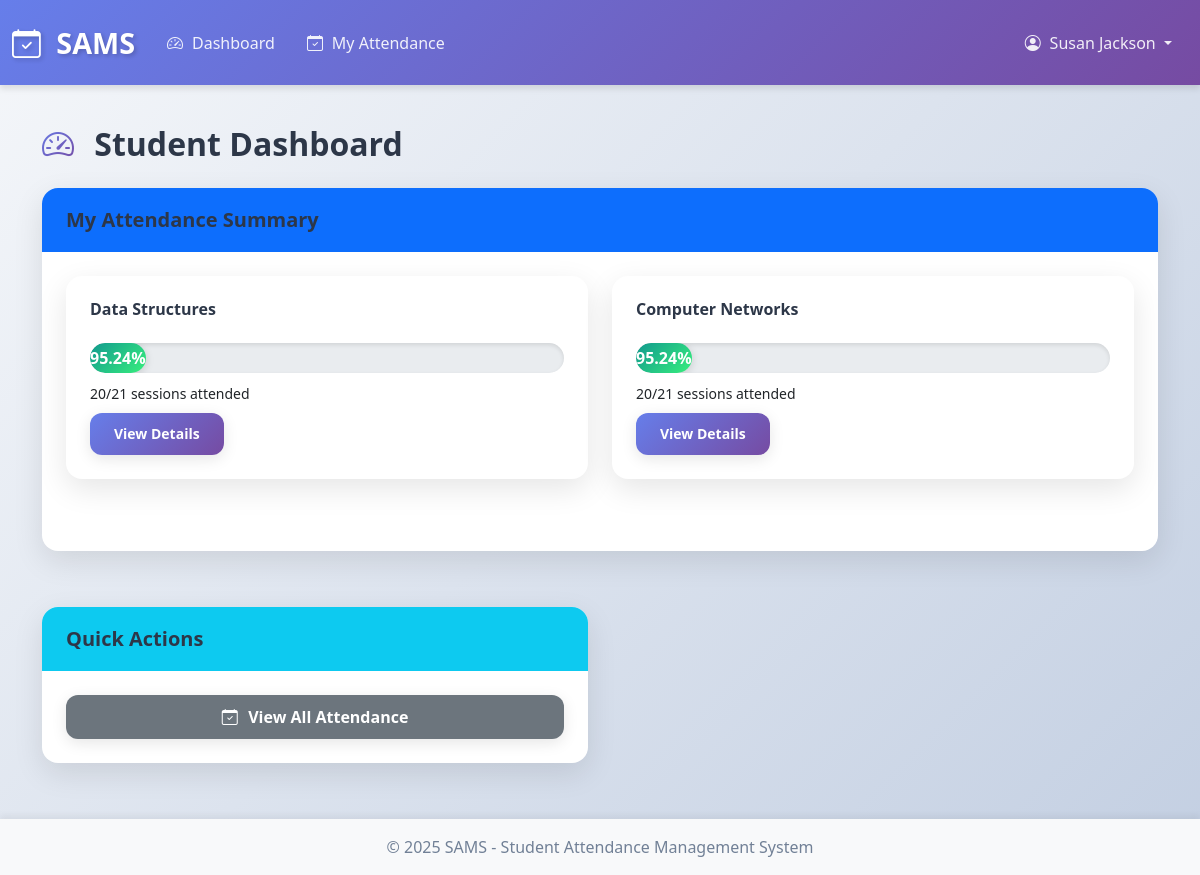
The app's page /student/dashboard (signed in), older data.
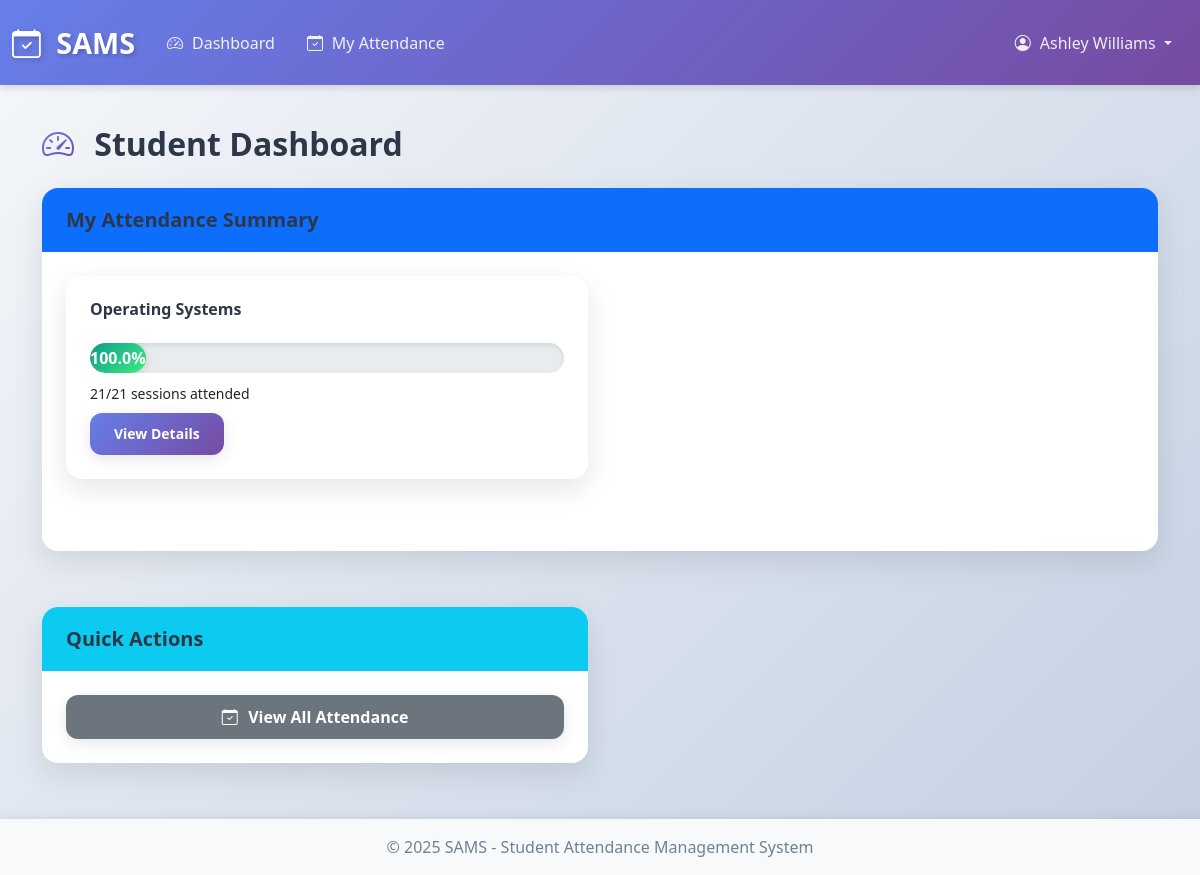
The same page, newer data.
### app.py (models this page shows)
class User(db.Model):
    __tablename__ = 'users'
    id = db.Column(db.Integer, primary_key=True)
    username = db.Column(db.String(80), unique=True, nullable=False)
    email = db.Column(db.String(120), unique=True, nullable=False)
    password_hash = db.Column(db.String(200), nullable=False)
    role = db.Column(db.String(20), nullable=False)
    full_name = db.Column(db.String(100), nullable=False)
    created_at = db.Column(db.DateTime, default=datetime.utcnow)
    is_active = db.Column(db.Boolean, default=True)

class Course(db.Model):
    __tablename__ = 'courses'
    id = db.Column(db.Integer, primary_key=True)
    course_code = db.Column(db.String(20), unique=True, nullable=False)
    course_name = db.Column(db.String(100), nullable=False)
    department = db.Column(db.String(100))
    credits = db.Column(db.Integer)
    year = db.Column(db.Integer)
    semester = db.Column(db.Integer)

### app.py (the view)
@app.route('/student/dashboard')
@role_required('student')
def student_dashboard():
    student = Student.query.filter_by(user_id=session['user_id']).first()
    enrollments = Enrollment.query.filter_by(student_id=student.id).all()
    attendance_summary = []
    for enrollment in enrollments:
        class_obj = enrollment.class_ref
        percentage = calculate_attendance_percentage(student.id, class_obj.id)
        total = Attendance.query.join(AttendanceSession).filter(
            AttendanceSession.class_id == class_obj.id,
            Attendance.student_id == student.id
        ).count()
        present = Attendance.query.join(AttendanceSession).filter(
            AttendanceSession.class_id == class_obj.id,
            Attendance.student_id == student.id,
            Attendance.status.in_(['present', 'late'])
        ).count()
        attendance_summary.append({
            'class': class_obj,
            'total': total,
            'present': present,
            'percentage': percentage
        })
    return render_template('student/dashboard.html',
                         student=student,
                         attendance_summary=attendance_summary)

### app.py (called while the page is built)
@app.before_request
def check_session_timeout():
    if 'user_id' in session:
        session.permanent = True
        last_activity = session.get('last_activity')
        if last_activity:
            last_activity_time = datetime.fromisoformat(last_activity)
            if datetime.now() - last_activity_time > timedelta(minutes=30):
                session.clear()
                flash('Your session has expired. Please log in again.', 'warning')
                return redirect(url_for('login'))
        session['last_activity'] = datetime.now().isoformat()

def role_required(*roles):
    def decorator(f):
        @wraps(f)
        def decorated_function(*args, **kwargs):
            if 'user_id' not in session:
                flash('Please log in to access this page.', 'warning')
                return redirect(url_for('login'))
            user = User.query.get(session['user_id'])
            if user.role not in roles:
                flash('You do not have permission to access this page.', 'danger')
                return redirect(url_for('dashboard'))
            return f(*args, **kwargs)
        return decorated_function
    return decorator

### templates/student/dashboard.html
{% extends "base.html" %}
{% block content %}
<h2><i class="bi bi-speedometer2"></i> Student Dashboard</h2>
<div class="row mb-4">
    <div class="col-md-12">
        <div class="card">
            <div class="card-header bg-primary text-white"><h5 class="mb-0">My Attendance Summary</h5></div>
            <div class="card-body">
                <div class="row">
                {% for item in attendance_summary %}
                    <div class="col-md-6 mb-3">
                        <div class="card">
                            <div class="card-body">
                                <h6>{{ item.class.course.course_name }}</h6>
                                <div class="progress mb-2" style="height: 30px;">
                                    <div class="progress-bar bg-{{ 'success' if item.percentage >= 75 else 'danger' }}" [style.width.%]="item.percentage">
                                        {{ item.percentage }}%
                                    </div>
                                </div>
                                <small>{{ item.present }}/{{ item.total }} sessions attended</small><br>
                                <a href="{{ url_for('student_class_attendance', class_id=item.class.id) }}" class="btn btn-sm btn-primary mt-2">View Details</a>
                            </div>
                        </div>
                    </div>
                {% endfor %}
                </div>
            </div>
        </div>
    </div>
</div>
<div class="row">
    <div class="col-md-6">
        <div class="card">
            <div class="card-header bg-info text-white"><h5 class="mb-0">Quick Actions</h5></div>
            <div class="card-body">
                <a href="{{ url_for('student_attendance') }}" class="btn btn-secondary w-100">
                    <i class="bi bi-calendar-check"></i> View All Attendance
                </a>
            </div>
        </div>
    </div>
</div>
{% endblock %}

### templates/base.html (shortened to what this page needs)
<!DOCTYPE html>
<html lang="en">
<head>
    <link href="https://cdn.jsdelivr.net/npm/bootstrap@5.3.0/dist/css/bootstrap.min.css" rel="stylesheet">
    <link rel="stylesheet" href="https://cdn.jsdelivr.net/npm/bootstrap-icons@1.10.0/font/bootstrap-icons.css">
    <link rel="stylesheet" href="{{ url_for('static', filename='css/style.css') }}">
</head>
<body>
    {% if session.user_id %}
    <nav class="navbar navbar-expand-lg navbar-dark bg-primary">
        <div class="container-fluid">
            <a class="navbar-brand" href="{{ url_for('dashboard') }}">
                <i class="bi bi-calendar-check"></i> SAMS
            </a>
            <div class="collapse navbar-collapse" id="navbarNav">
                <ul class="navbar-nav me-auto">
                    {% if session.role == 'admin' %}
                    <li class="nav-item">
                        <a class="nav-link" href="{{ url_for('admin_dashboard') }}">
                            <i class="bi bi-speedometer2"></i> Dashboard
                        </a>
                    </li>
                    <li class="nav-item">
                        <a class="nav-link" href="{{ url_for('admin_users') }}">
                            <i class="bi bi-people"></i> Users
                        </a>
                    </li>
                    <li class="nav-item">
                        <a class="nav-link" href="{{ url_for('admin_courses') }}">
                            <i class="bi bi-book"></i> Courses
                        </a>
                    </li>
                    <li class="nav-item">
                        <a class="nav-link" href="{{ url_for('admin_classes') }}">
                            <i class="bi bi-door-open"></i> Classes
                        </a>
                    </li>
                    <li class="nav-item">
                        <a class="nav-link" href="{{ url_for('admin_reports') }}">
                            <i class="bi bi-file-earmark-text"></i> Reports
                        </a>
                    </li>
                    {% elif session.role == 'student' %}
                    <li class="nav-item">
                        <a class="nav-link" href="{{ url_for('student_dashboard') }}">
                            <i class="bi bi-speedometer2"></i> Dashboard
                        </a>
                    </li>
                    <li class="nav-item">
                        <a class="nav-link" href="{{ url_for('student_attendance') }}">
                            <i class="bi bi-calendar-check"></i> My Attendance
                        </a>
                    </li>
                    {% endif %}
                </ul>
                <ul class="navbar-nav">
                    <li class="nav-item dropdown">
                        <a class="nav-link dropdown-toggle" href="#" id="navbarDropdown" role="button" data-bs-toggle="dropdown">
                            <i class="bi bi-person-circle"></i> {{ session.full_name }}
                        </a>
                    </li>
                </ul>
            </div>
        </div>
    </nav>
    {% endif %}
    <main class="container my-4">
        {% block content %}{% endblock %}
    </main>
    <footer class="footer mt-auto py-3 bg-light">
        <div class="container text-center">
            <span class="text-muted">© 2025 SAMS - Student Attendance Management System</span>
        </div>
    </footer>
</body>
</html>

Row changes from the older to the newer data that the page shows:
no longer on this page (row unchanged): Course: class.course.course_name "Data Structures"
no longer on this page (row unchanged): Course: class.course.course_name "Computer Networks"
changed User: full_name "Susan Jackson" → "Ashley Williams"
now on this page (row unchanged): Course: class.course.course_name "Operating Systems"
Text that changed along with them:
new list line: "100.0 % 21 / 21 sessions attended View Details"
list line gone: "95.24 % 20 / 21 sessions attended View Details"
